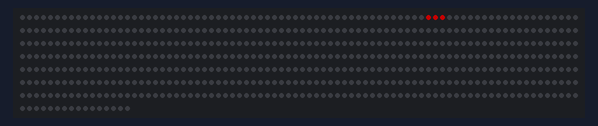
Simulated run of this sketch. Board: Arduino Uno, built with avr-gcc and run on an emulated ATmega328P. On the bench: 576 RGB LEDs in strip order, left to right, continuing on the next row. Dim RGB values are drawn brighter than linear.

Above: at 1.18 s.
At 11.7 s:
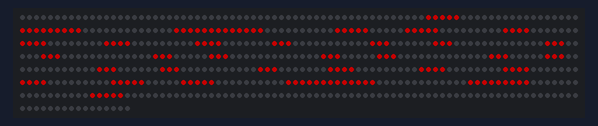
At 22.1 s:
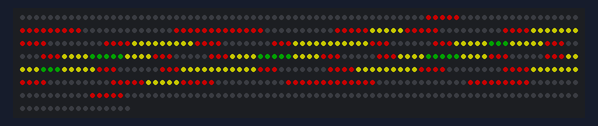

Measured:
- what the display in image 2 shows lasts 2.6 s, from 22.1 s to 24.7 s

The sketch:

escarapela_ESP8266.ino
```cpp
#include <FastLED.h>

#define LED_PIN     2     // Pin de datos (GPIO2 en ESP8266)
#define NUM_LEDS    576   // 24x24 = 576 LEDs
#define BRIGHTNESS  100   // Brillo (0-255)

CRGB leds[NUM_LEDS];

// Colores de tu escarapela (en formato 0xRRGGBB)
const uint32_t COLOR_ROJO = 0x00FF0000;
const uint32_t COLOR_AMARILLO = 0x00FFFF00;
const uint32_t COLOR_VERDE = 0x00006000;

// Matriz de tu diseño (copiada de LED Matrix Studio)
const uint32_t ledarray0[] PROGMEM = {
0x00000000, 0x00000000, 0x00000000, 0x00000000, 0x00000000, 0x00000000, 0x00000000, 0x00000000, 0x00000000, 0x00000000, 0x00000000, 0x00000000, 0x00000000, 0x00000000, 0x00000000, 0x00000000, 0x00000000, 0x00000000, 0x00000000, 0x00000000, 0x00000000, 0x00000000, 0x00000000, 0x00000000,
0x00000000, 0x00000000, 0x00000000, 0x00000000, 0x00000000, 0x00000000, 0x00000000, 0x00000000, 0x00000000, 0x00000000, 0x00000000, 0x00000000, 0x00000000, 0x00000000, 0x00000000, 0x00000000, 0x00000000, 0x00000000, 0x00000000, 0x00000000, 0x00000000, 0x00000000, 0x00000000, 0x00000000,
0x00000000, 0x00000000, 0x00000000, 0x00000000, 0x00000000, 0x00000000, 0x00000000, 0x00000000, 0x00000000, 0x00000000, 0x00FF0000, 0x00FF0000, 0x00FF0000, 0x00FF0000, 0x00FF0000, 0x00000000, 0x00000000, 0x00000000, 0x00000000, 0x00000000, 0x00000000, 0x00000000, 0x00000000, 0x00000000,
0x00000000, 0x00000000, 0x00000000, 0x00000000, 0x00000000, 0x00000000, 0x00000000, 0x00000000, 0x00FF0000, 0x00FF0000, 0x00FF0000, 0x00FF0000, 0x00FF0000, 0x00FF0000, 0x00FF0000, 0x00FF0000, 0x00FF0000, 0x00000000, 0x00000000, 0x00000000, 0x00000000, 0x00000000, 0x00000000, 0x00000000,
0x00000000, 0x00000000, 0x00000000, 0x00000000, 0x00000000, 0x00000000, 0x00FF0000, 0x00FF0000, 0x00FF0000, 0x00FF0000, 0x00FF0000, 0x00FF0000, 0x00FF0000, 0x00FF0000, 0x00FF0000, 0x00FF0000, 0x00FF0000, 0x00FF0000, 0x00FF0000, 0x00000000, 0x00000000, 0x00000000, 0x00000000, 0x00000000,
0x00000000, 0x00000000, 0x00000000, 0x00000000, 0x00000000, 0x00FF0000, 0x00FF0000, 0x00FF0000, 0x00FF0000, 0x00FF0000, 0x00FFFF00, 0x00FFFF00, 0x00FFFF00, 0x00FFFF00, 0x00FFFF00, 0x00FF0000, 0x00FF0000, 0x00FF0000, 0x00FF0000, 0x00FF0000, 0x00000000, 0x00000000, 0x00000000, 0x00000000,
0x00000000, 0x00000000, 0x00000000, 0x00000000, 0x00000000, 0x00FF0000, 0x00FF0000, 0x00FF0000, 0x00FF0000, 0x00FFFF00, 0x00FFFF00, 0x00FFFF00, 0x00FFFF00, 0x00FFFF00, 0x00FFFF00, 0x00FFFF00, 0x00FF0000, 0x00FF0000, 0x00FF0000, 0x00FF0000, 0x00000000, 0x00000000, 0x00000000, 0x00000000,
0x00000000, 0x00000000, 0x00000000, 0x00000000, 0x00FF0000, 0x00FF0000, 0x00FF0000, 0x00FF0000, 0x00FFFF00, 0x00FFFF00, 0x00FFFF00, 0x00FFFF00, 0x00FFFF00, 0x00FFFF00, 0x00FFFF00, 0x00FFFF00, 0x00FFFF00, 0x00FF0000, 0x00FF0000, 0x00FF0000, 0x00FF0000, 0x00000000, 0x00000000, 0x00000000,
0x00000000, 0x00000000, 0x00000000, 0x00000000, 0x00FF0000, 0x00FF0000, 0x00FF0000, 0x00FFFF00, 0x00FFFF00, 0x00FFFF00, 0x00FFFF00, 0x00FFFF00, 0x00FFFF00, 0x00FFFF00, 0x00FFFF00, 0x00FFFF00, 0x00FFFF00, 0x00FFFF00, 0x00FF0000, 0x00FF0000, 0x00FF0000, 0x00000000, 0x00000000, 0x00000000,
0x00000000, 0x00000000, 0x00000000, 0x00FF0000, 0x00FF0000, 0x00FF0000, 0x00FFFF00, 0x00FFFF00, 0x00FFFF00, 0x00FFFF00, 0x00FFFF00, 0x00006000, 0x00006000, 0x00006000, 0x00FFFF00, 0x00FFFF00, 0x00FFFF00, 0x00FFFF00, 0x00FFFF00, 0x00FF0000, 0x00FF0000, 0x00FF0000, 0x00000000, 0x00000000,
0x00000000, 0x00000000, 0x00000000, 0x00FF0000, 0x00FF0000, 0x00FF0000, 0x00FFFF00, 0x00FFFF00, 0x00FFFF00, 0x00FFFF00, 0x00006000, 0x00006000, 0x00006000, 0x00006000, 0x00006000, 0x00FFFF00, 0x00FFFF00, 0x00FFFF00, 0x00FFFF00, 0x00FF0000, 0x00FF0000, 0x00FF0000, 0x00000000, 0x00000000,
0x00000000, 0x00000000, 0x00000000, 0x00FF0000, 0x00FF0000, 0x00FF0000, 0x00FFFF00, 0x00FFFF00, 0x00FFFF00, 0x00FFFF00, 0x00006000, 0x00006000, 0x00006000, 0x00006000, 0x00006000, 0x00FFFF00, 0x00FFFF00, 0x00FFFF00, 0x00FFFF00, 0x00FF0000, 0x00FF0000, 0x00FF0000, 0x00000000, 0x00000000,
0x00000000, 0x00000000, 0x00000000, 0x00FF0000, 0x00FF0000, 0x00FF0000, 0x00FFFF00, 0x00FFFF00, 0x00FFFF00, 0x00FFFF00, 0x00006000, 0x00006000, 0x00006000, 0x00006000, 0x00006000, 0x00FFFF00, 0x00FFFF00, 0x00FFFF00, 0x00FFFF00, 0x00FF0000, 0x00FF0000, 0x00FF0000, 0x00000000, 0x00000000,
0x00000000, 0x00000000, 0x00000000, 0x00FF0000, 0x00FF0000, 0x00FF0000, 0x00FFFF00, 0x00FFFF00, 0x00FFFF00, 0x00FFFF00, 0x00FFFF00, 0x00006000, 0x00006000, 0x00006000, 0x00FFFF00, 0x00FFFF00, 0x00FFFF00, 0x00FFFF00, 0x00FFFF00, 0x00FF0000, 0x00FF0000, 0x00FF0000, 0x00000000, 0x00000000,
0x00000000, 0x00000000, 0x00000000, 0x00000000, 0x00FF0000, 0x00FF0000, 0x00FF0000, 0x00FFFF00, 0x00FFFF00, 0x00FFFF00, 0x00FFFF00, 0x00FFFF00, 0x00FFFF00, 0x00FFFF00, 0x00FFFF00, 0x00FFFF00, 0x00FFFF00, 0x00FFFF00, 0x00FF0000, 0x00FF0000, 0x00FF0000, 0x00000000, 0x00000000, 0x00000000,
0x00000000, 0x00000000, 0x00000000, 0x00000000, 0x00FF0000, 0x00FF0000, 0x00FF0000, 0x00FF0000, 0x00FFFF00, 0x00FFFF00, 0x00FFFF00, 0x00FFFF00, 0x00FFFF00, 0x00FFFF00, 0x00FFFF00, 0x00FFFF00, 0x00FFFF00, 0x00FF0000, 0x00FF0000, 0x00FF0000, 0x00FF0000, 0x00000000, 0x00000000, 0x00000000,
0x00000000, 0x00000000, 0x00000000, 0x00000000, 0x00000000, 0x00FF0000, 0x00FF0000, 0x00FF0000, 0x00FF0000, 0x00FFFF00, 0x00FFFF00, 0x00FFFF00, 0x00FFFF00, 0x00FFFF00, 0x00FFFF00, 0x00FFFF00, 0x00FF0000, 0x00FF0000, 0x00FF0000, 0x00FF0000, 0x00000000, 0x00000000, 0x00000000, 0x00000000,
0x00000000, 0x00000000, 0x00000000, 0x00000000, 0x00000000, 0x00FF0000, 0x00FF0000, 0x00FF0000, 0x00FF0000, 0x00FF0000, 0x00FFFF00, 0x00FFFF00, 0x00FFFF00, 0x00FFFF00, 0x00FFFF00, 0x00FF0000, 0x00FF0000, 0x00FF0000, 0x00FF0000, 0x00FF0000, 0x00000000, 0x00000000, 0x00000000, 0x00000000,
0x00000000, 0x00000000, 0x00000000, 0x00000000, 0x00000000, 0x00000000, 0x00FF0000, 0x00FF0000, 0x00FF0000, 0x00FF0000, 0x00FF0000, 0x00FF0000, 0x00FF0000, 0x00FF0000, 0x00FF0000, 0x00FF0000, 0x00FF0000, 0x00FF0000, 0x00FF0000, 0x00000000, 0x00000000, 0x00000000, 0x00000000, 0x00000000,
0x00000000, 0x00000000, 0x00000000, 0x00000000, 0x00000000, 0x00000000, 0x00000000, 0x00000000, 0x00FF0000, 0x00FF0000, 0x00FF0000, 0x00FF0000, 0x00FF0000, 0x00FF0000, 0x00FF0000, 0x00FF0000, 0x00FF0000, 0x00000000, 0x00000000, 0x00000000, 0x00000000, 0x00000000, 0x00000000, 0x00000000,
0x00000000, 0x00000000, 0x00000000, 0x00000000, 0x00000000, 0x00000000, 0x00000000, 0x00000000, 0x00000000, 0x00000000, 0x00FF0000, 0x00FF0000, 0x00FF0000, 0x00FF0000, 0x00FF0000, 0x00000000, 0x00000000, 0x00000000, 0x00000000, 0x00000000, 0x00000000, 0x00000000, 0x00000000, 0x00000000,
0x00000000, 0x00000000, 0x00000000, 0x00000000, 0x00000000, 0x00000000, 0x00000000, 0x00000000, 0x00000000, 0x00000000, 0x00000000, 0x00000000, 0x00000000, 0x00000000, 0x00000000, 0x00000000, 0x00000000, 0x00000000, 0x00000000, 0x00000000, 0x00000000, 0x00000000, 0x00000000, 0x00000000,
0x00000000, 0x00000000, 0x00000000, 0x00000000, 0x00000000, 0x00000000, 0x00000000, 0x00000000, 0x00000000, 0x00000000, 0x00000000, 0x00000000, 0x00000000, 0x00000000, 0x00000000, 0x00000000, 0x00000000, 0x00000000, 0x00000000, 0x00000000, 0x00000000, 0x00000000, 0x00000000, 0x00000000,
0x00000000, 0x00000000, 0x00000000, 0x00000000, 0x00000000, 0x00000000, 0x00000000, 0x00000000, 0x00000000, 0x00000000, 0x00000000, 0x00000000, 0x00000000, 0x00000000, 0x00000000, 0x00000000, 0x00000000, 0x00000000, 0x00000000, 0x00000000, 0x00000000, 0x00000000, 0x00000000, 0x00000000,
};


void setup() {
  FastLED.addLeds<WS2812B, LED_PIN, GRB>(leds, NUM_LEDS);
  FastLED.setBrightness(BRIGHTNESS);
  Serial.begin(115200);
}

void loop() {
  // 1. Apagar todos los LEDs
  fill_solid(leds, NUM_LEDS, CRGB::Black);
  FastLED.show();
  delay(1000);

  // 2. Animación por colores
  animarColor(COLOR_ROJO, 50);     // Rojo primero
  animarColor(COLOR_AMARILLO, 50); // Luego amarillo
  animarColor(COLOR_VERDE, 50);    // Finalmente verde

  delay(2000); // Pausa entre ciclos
}

// Función para animar un color específico
void animarColor(uint32_t colorObjetivo, int velocidad) {
  for (int i = 0; i < NUM_LEDS; i++) {
    uint32_t colorPixel = pgm_read_dword(&(ledarray0[i]));
    if (colorPixel == colorObjetivo) {
      leds[i] = colorPixel;
      FastLED.show();
      delay(velocidad);
    }
  }
  delay(500); // Breve pausa al terminar el color
}
```
